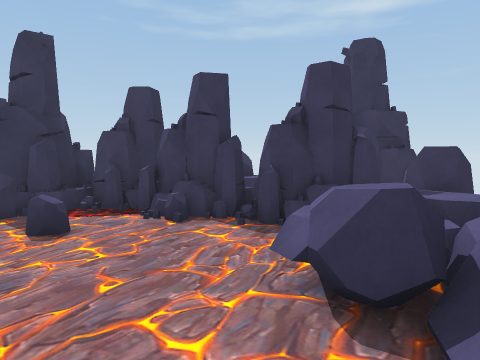
[1] (above)

12 first-person views from a walk through a Unity game level. The camera is 1.2 m above the floor, tilts 4° down and sees 70° across. The floor is counted in squares, 1 m on a side. Each view is taken from the middle of a square. On the plan, view 1 faces up. The plan holds only what a view shows up to about 14 squares ahead; the rest is blank. The player character is not drawn.

[2]
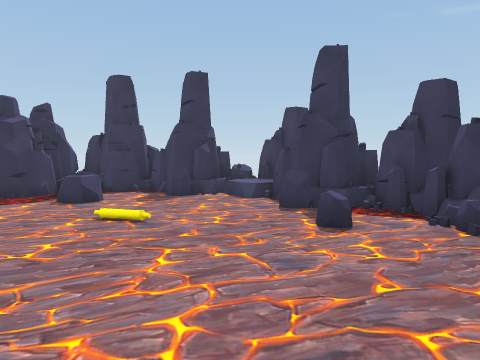

[3]
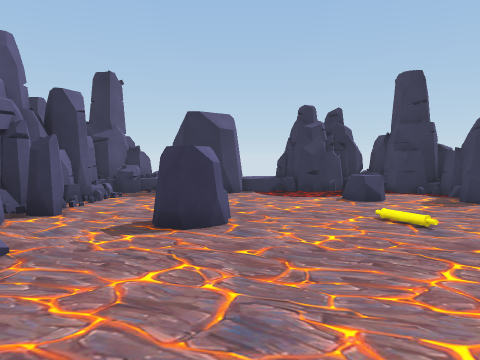

[4]
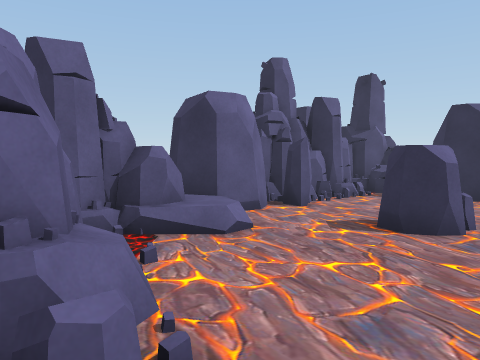

[5]
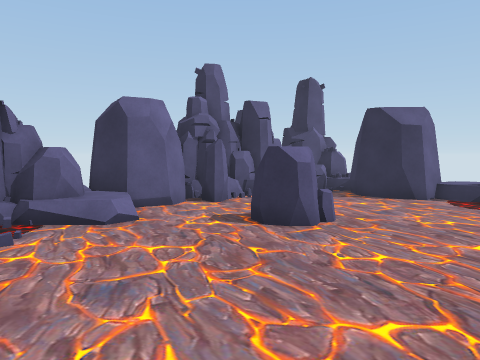

[6]
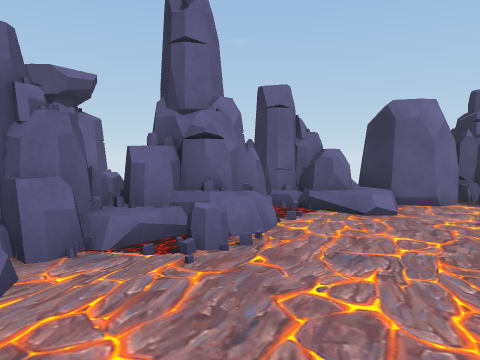

[7]
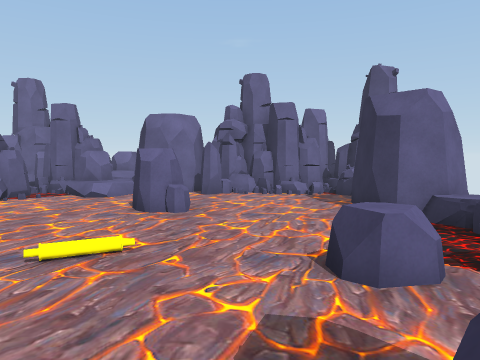

[8]
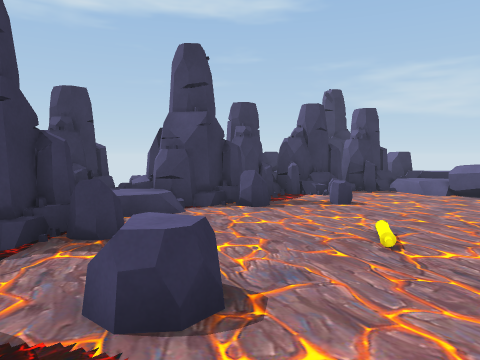

[9]
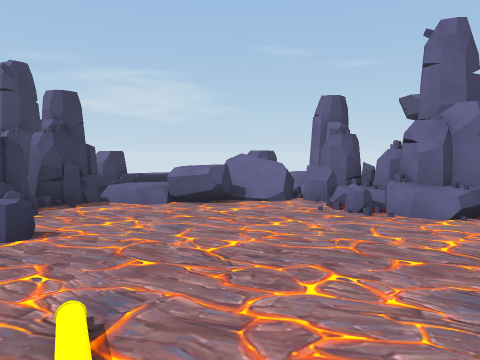

[10]
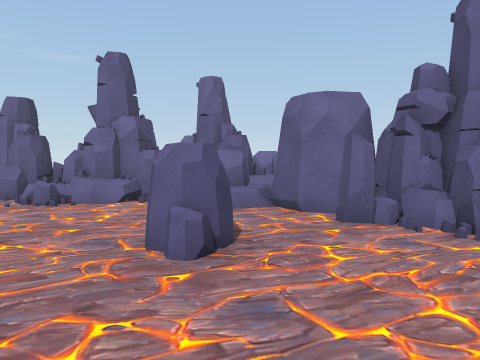

[11]
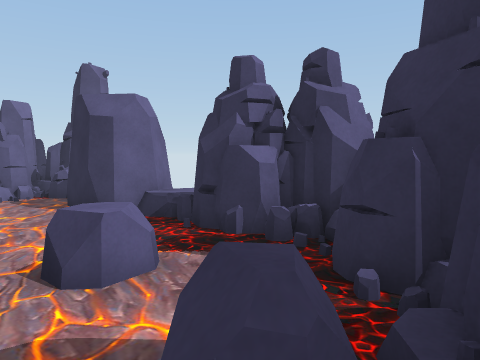

[12]
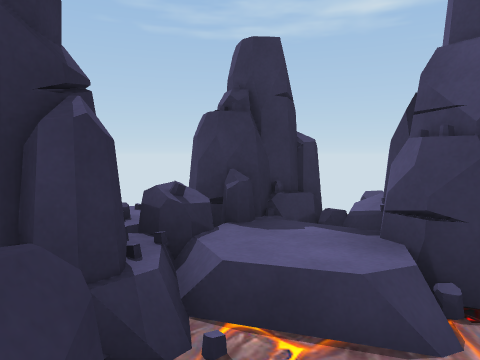

### Floor plan
Key: @ floor where view 1 was taken; # wall or solid block; . main floor; : floor 0.25 m higher than the main floor; + floor 0.5 m higher than the main floor; / step, stairs or slope; = window, fence, low wall or low ledge; v drop or lower ground; R rock; O other object.
Columns run from 14 left of view 1 to 4 right of it. Each row starts with its distance up from view 1.
 10     ######
  9     #==:##
  8     ##O=#######
  7    ###...=..=####
  6  ####=........=####
  5  ##............+ R
  4 ##R..R.........R
  3  ##.RR../......RR
  2  ##............R
  1  ==............/
  0  RRR...RR.....@R#vv
 -1  RRR...RR....=####
 -2   RR.........###
 -3  ==.......O.=#
 -4 #######RRR==##
 -5  #   ###RRR###
 -6        #RR####

Positions as (right, up) in squares from view 1, and headings:
1: (0, 0), facing up
2: (0, 0), facing up-left
3: (0, 0), facing left
4: (0, 1), facing down-left
5: (-1, 3), facing down-left
6: (-1, 4), facing down
7: (-8, 7), facing down
8: (-11, 1), facing up-right
9: (-8, 2), facing right
10: (-10, 2), facing down-right
11: (-8, 7), facing down-left
12: (-8, 5), facing up
